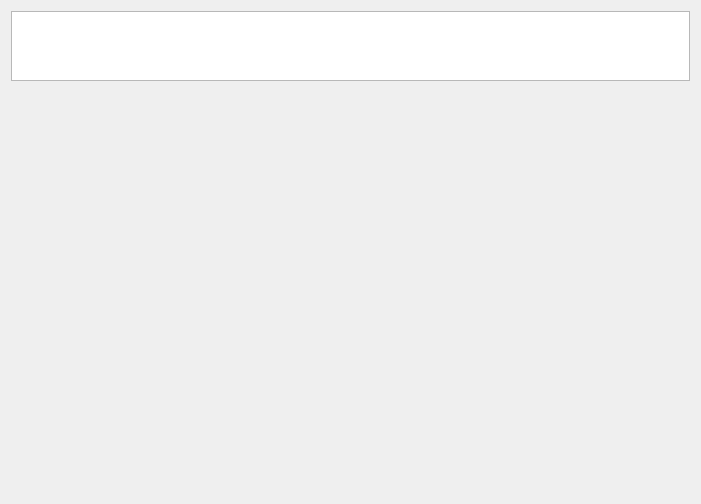
<?xml version="1.0" encoding="UTF-8"?>
<ui version="4.0">
 <class>WidgetAnalysMultiColinualidad</class>
 <widget class="QWidget" name="WidgetAnalysMultiColinualidad">
  <property name="geometry">
   <rect>
    <x>0</x>
    <y>0</y>
    <width>701</width>
    <height>504</height>
   </rect>
  </property>
  <property name="windowTitle">
   <string>Form</string>
  </property>
  <layout class="QVBoxLayout" name="verticalLayout_2">
   <item>
    <layout class="QVBoxLayout" name="verticalLayout">
     <property name="sizeConstraint">
      <enum>QLayout::SetDefaultConstraint</enum>
     </property>
     <item>
      <widget class="QTableView" name="tableViewMultiColinealidad">
       <property name="sizePolicy">
        <sizepolicy hsizetype="Expanding" vsizetype="Maximum">
         <horstretch>0</horstretch>
         <verstretch>0</verstretch>
        </sizepolicy>
       </property>
       <property name="maximumSize">
        <size>
         <width>16777215</width>
         <height>70</height>
        </size>
       </property>
      </widget>
     </item>
     <item>
      <spacer name="verticalSpacer">
       <property name="orientation">
        <enum>Qt::Vertical</enum>
       </property>
       <property name="sizeHint" stdset="0">
        <size>
         <width>20</width>
         <height>40</height>
        </size>
       </property>
      </spacer>
     </item>
    </layout>
   </item>
  </layout>
 </widget>
 <resources/>
 <connections/>
</ui>
